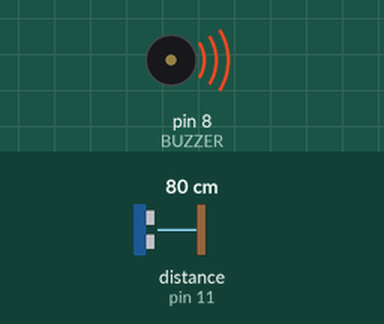
Recording of a sketch running on a simulated Arduino Uno, built with avr-gcc and run on an emulated ATmega328P. Parts: buzzer (waves = sounding). Wiring (inferred from the names in the program): ultrasonic range finder: trigger pin 10; echo pin 11. The test bench sets the inputs (shaded band); at power-on: distance to the obstacle (sensor on pin 11) 80 cm. The echo pulse lasts 58.3 µs per cm.

Above: at 0.1 s.
Timing chart, 0 to 1.6 s (numbered marks = the images above):
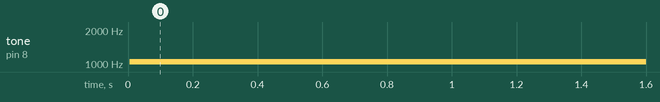

Measured:
- by itself, tone on pin 8 (BUZZER): silent → 1047 Hz at 0.01 s

The sketch:

Touchless_Otamatone_original.ino
```cpp
#include "pitches.h"

#define TRIG 10
#define ECHO 11
#define BUZZER 8

// chromatic scale
int scale[] = {NOTE_C5, NOTE_CS5, NOTE_D5, NOTE_DS5, NOTE_E5, NOTE_F5, NOTE_FS5, NOTE_G5, NOTE_GS5, NOTE_A5, NOTE_AS5, NOTE_B5, NOTE_C6};

int lastIdx = -1;

void setup() {
  pinMode(TRIG, OUTPUT);
  pinMode(ECHO, INPUT);
  pinMode(BUZZER, OUTPUT);
}

void loop() {

  // Send ultrasonic pulse
  digitalWrite(TRIG, LOW);
  delayMicroseconds(2);
  digitalWrite(TRIG, HIGH); // 10 us pulse
  delayMicroseconds(10);
  digitalWrite(TRIG, LOW);

  long echo = pulseIn(ECHO, HIGH, 50000); // timeout: wait 30ms, if no echo, return
   if (echo == 0) {
    // no echo keep current note, don't retrigger
    return;
  }
  float distance = echo * 0.034 / 2;   // cm

  // clamp distance to 0–25 cm range
  distance = constrain(distance, 0, 25);

  // divide into 8 buckets (for the 13 notes) across 0–25 cm
  int idx = map(distance, 0, 25, 0, 12);

  idx = constrain(idx, 0, 12);

  // only change tone when note changes
  if (idx != lastIdx) {
    tone(BUZZER, scale[idx]);
    lastIdx = idx;
  }
}
```
